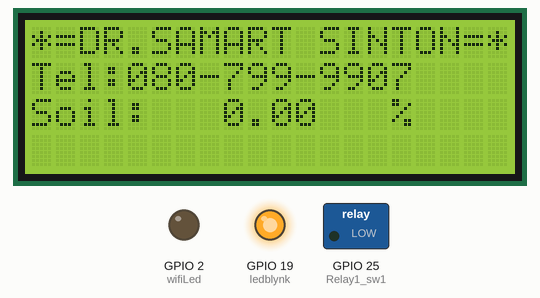
This sketch was run on a simulated ESP32. On the bench: 20×4 character LCD, switched loads named in the sketch (green lamp = pin HIGH), output pins drawn as LEDs (lit = HIGH). WiFi joins after 1.5 s; servers stay silent unless stated; uploads are accepted with an empty reply; what the sketch prints to the serial monitor is not drawn.

Above: at 1.3 s.
At 2.0 s:
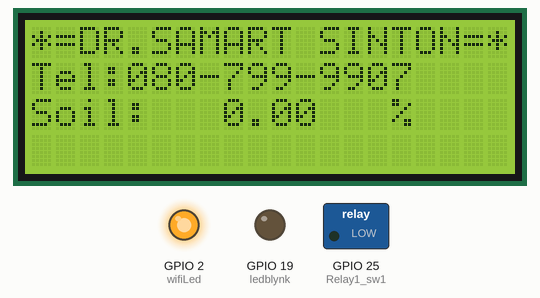
Timing chart, 0 to 3.5 s (numbered marks = the images above):
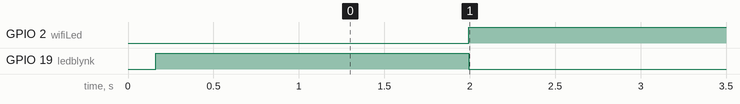

The sketch:

NoEdgent_ESP3201.ino
```cpp
/* Fill-in your Template ID (only if using Blynk.Cloud) */
#define BLYNK_TEMPLATE_ID "TMPL6wKQ7zBA4"
#define BLYNK_TEMPLATE_NAME "Smartfarm"
#define BLYNK_AUTH_TOKEN "t8H7XCWqvNZnhWAkSdshGYI-EPtddw8n"
#define BLYNK_FIRMWARE_VERSION "0.2.0"
bool fetch_blynk_state = true;  //true or false
//#define BLYNK_PRINT Serial
#include <WiFi.h>
#include <WiFiClient.h>
#include <BlynkSimpleEsp32.h>
char auth[] = BLYNK_AUTH_TOKEN;
//============Modbus Master=============//
#include <ModbusMaster.h>
#define RX1 26  //RO,RX
#define TX1 27  //DI,TX
//============Modbus Master=============//
//=============Modbus Object============//
ModbusMaster node1;  //Slave ID1 SoilMoisture
ModbusMaster node2;  //Slave ID2 3IN1 Sensor
ModbusMaster node3;  //Slave ID3 STHEC_NPK Sensor
//=============Modbus Object============//

//=============Simple Timer=============//
#include <SimpleTimer.h>
SimpleTimer timer;
//=============Simple Timer=============//
//================GPIO==================//
#define Relay1_sw1 25
#define Widget_Btn_sw1 V1
#define ledblynk 19
//================GPIO==================//
//V1 SW1-Valve1
//V5 SoilMoisture
//V6 Nitrogen
//V7 Phoporous
//V8 3Photasium
//================LCD 2004==============//
#include <Arduino.h>
#include <Wire.h>
#include <LiquidCrystal_I2C.h>
LiquidCrystal_I2C lcd(0x27, 20, 4);
//SDA21
//SCL22
//================LCD 2004==============//

//=========Your WiFi credentials.========//
// Set password to "" for open networks.
char ssid[] = "smf001";               //แก้ชื่อกับรหัส Wi-Fi
char pass[] = "0814111142";
int wifiFlag = 0;
#define wifiLed 2  //D2
unsigned long previousMillis = 0;
unsigned long interval = 30000;
//=========Your WiFi credentials.========//

//============Senddata2GGSheet===========//
#include <WiFi.h>
#include <HTTPClient.h>
const char *host = "script.google.com";
const char *httpsPort = "443";
String GAS_ID = "AKfycbxGHyFO9E0BQG9S5Og4aarUn7tZlkTPM5alsonovH_jrBFGYjMdwFKVu0mwRvjg0koGvw";  //Google Script id from deploy app
//============Senddata2GGSheet===========//

//============Wi-Fi Connection===========//
void initWiFi() {
  WiFi.mode(WIFI_STA);
  WiFi.begin(ssid, pass);
  Serial.print("Connecting to WiFi ..");
  if (WiFi.status() != WL_CONNECTED) {
    Serial.print('.');
  }
  Serial.println(WiFi.localIP());
}
//============Wi-Fi Connection===========//
//============Setup Function=============//
void setup() {
  Serial.begin(9600);
  Serial2.begin(9600, SERIAL_8N1, RX1, TX1);  //RX1=16,TX1=17
  node1.begin(1, Serial2);                    //SoilMoisture Slave ID1
  node2.begin(2, Serial2);                    //3IN1 Slave ID2
  node3.begin(3, Serial2);                    //STHEC_NPK Slave ID3
  delay(100);

  //LCD 2004
  // initialize LCD
  lcd.begin();
  // turn on LCD backlight
  lcd.backlight();

  // Setup Pin Mode
  pinMode(Relay1_sw1, OUTPUT);  // ESP32 PIN GPIO25
  pinMode(ledblynk, OUTPUT);    // ESP32 PIN GPIO19
  pinMode(wifiLed, OUTPUT);     // ESP32 PIN GPIO2

  // Set Defult Relay Status
  digitalWrite(Relay1_sw1, LOW);  // ESP32 PIN GPIO25
  digitalWrite(ledblynk, HIGH);   // ESP32 PIN GPIO19

  initWiFi();
  Serial.print("RSSI: ");
  Serial.println(WiFi.RSSI());

  timer.setInterval(10000L, checkBlynkStatus);  // check if Blynk server is connected every 10 seconds
  timer.setInterval(5000L, SoilMoisture01);
  timer.setInterval(5000L, NPK);
  timer.setInterval(10000L, GzwsSensorData);
  timer.setInterval(30000L, sendData2GGSheet);

  Blynk.config(auth);
  delay(1000);

  if (!fetch_blynk_state) {
    //Blynk.virtualWrite(V1, HIGH);
    //Blynk.virtualWrite(V2, HIGH);
  }
}
//============Setup Function=============//

//============Wi-Fi Connection===========//

//=====Check Blynk connected Status======//
void checkBlynkStatus() {  // called every 10 seconds by SimpleTimer
  bool isconnected = Blynk.connected();
  if (isconnected == false) {
    wifiFlag = 1;
    Serial.println("Blynk Not Connected");
    digitalWrite(wifiLed, LOW);
  }
  if (isconnected == true) {
    wifiFlag = 0;
    if (!fetch_blynk_state) {
      digitalWrite(wifiLed, HIGH);
    }
  }
}
//=====Check Blynk connected Status======//

//============Blynk Connected============//
BLYNK_CONNECTED() {
  // Request the latest state from the server
  if (fetch_blynk_state) {
    digitalWrite(wifiLed, HIGH);
    digitalWrite(ledblynk, LOW);
    Blynk.syncAll();
  }
}
//============Blynk Connected============//

//=======SoilMoisture Sensor============//
void SoilMoisture01() {
  uint8_t result;
  float soil_01 = (node1.getResponseBuffer(2) / 10.0f);

  Serial.println("Get Soil Moisture Data");
  result = node1.readHoldingRegisters(0x0000, 3);  // Read 2 registers starting at 1)
  if (result == node1.ku8MBSuccess) {
    Serial.print("Soil Moisture Sensor: ");
    Serial.println(node1.getResponseBuffer(2) / 10.0f);
  }
  delay(100);
  Blynk.virtualWrite(V5, soil_01);
}
//=======SoilMoisture Sensor============//

//======GZWS Humi&Temp and Light=======//
void GzwsSensorData() {
  //======node2 Slave ID 2======//
  uint8_t result1;
  float humi1 = (node2.getResponseBuffer(0) / 10.0f);
  float temp1 = (node2.getResponseBuffer(1) / 10.0f);
  float light1 = (node2.getResponseBuffer(2));
  float light_per1;
  Serial.println("GZWS Data1");
  result1 = node2.readHoldingRegisters(0x0000, 3);  // Read 3 registers starting at 1)
  if (result1 == node2.ku8MBSuccess) {
    Serial.print("Humi1: ");
    Serial.println(node2.getResponseBuffer(0) / 10.0f);
    Serial.print("Temp1: ");
    Serial.println(node2.getResponseBuffer(1) / 10.0f);
    light_per1 = (light1 = node2.getResponseBuffer(2));
    light_per1 = map(light_per1, 0, 65535, 0, 100);
    Serial.print("Light1: ");
    Serial.println(light_per1);
  }
  delay(1000);
  //Blynk.virtualWrite(V6, humi1);
  //Blynk.virtualWrite(V7, temp1);
  //Blynk.virtualWrite(V8, light_per1);
}
//======GZWS Humi&Temp and Light=======//

//========STHEC_NPK Sensor Data========//
void NPK() {
  //======node3 Slave ID 3======//
  uint8_t result1;
  float soil_6in1 = (node3.getResponseBuffer(0) / 10.0f);
  float soiltemp_6in1 = (node3.getResponseBuffer(1) / 10.0f);
  float soilec_6in1 = (node3.getResponseBuffer(2));
  float soilph_6in1 = (node3.getResponseBuffer(3) / 10.0f);
  float soilnit_6in1 = (node3.getResponseBuffer(5));
  float soilpho_6in1 = (node3.getResponseBuffer(6));
  float soilpot_6in1 = (node3.getResponseBuffer(7));

  Serial.println("6IN1 Sensor Data");
  result1 = node3.readHoldingRegisters(0x0000, 8);  // Read 8 registers starting at 1)
  if (result1 == node3.ku8MBSuccess) {
    Serial.print("SoilHumidity: ");
    Serial.println(node3.getResponseBuffer(0) / 10.0f);
    Serial.print("SoilTemperature: ");
    Serial.println(node3.getResponseBuffer(1) / 10.0f);

    Serial.print("SoilEC: ");
    Serial.println(node3.getResponseBuffer(2));

    Serial.print("SoilPh: ");
    Serial.println(node3.getResponseBuffer(3) / 10.0f);

    Serial.print("SoilNitrogen: ");
    Serial.println(node3.getResponseBuffer(5));

    Serial.print("SoilPhosporous: ");
    Serial.println(node3.getResponseBuffer(6));

    Serial.print("SoilPhotasium: ");
    Serial.println(node3.getResponseBuffer(7));
  }
  delay(1000);
  Blynk.virtualWrite(V6, soilnit_6in1);
  Blynk.virtualWrite(V7, soilpho_6in1);
  Blynk.virtualWrite(V8, soilpot_6in1);
}
//========STHEC_NPK Sensor Data========//

//========SendData2GGSheet=============//
void sendData2GGSheet() {
  float soil_01 = (node1.getResponseBuffer(2) / 10.0f);

  float humi1 = (node2.getResponseBuffer(0) / 10.0f);
  float temp1 = (node2.getResponseBuffer(1) / 10.0f);
  float light1 = (node2.getResponseBuffer(2));


  float soil_6in1 = (node3.getResponseBuffer(0) / 10.0f);
  float soiltemp_6in1 = (node3.getResponseBuffer(1) / 10.0f);
  float soilec_6in1 = (node3.getResponseBuffer(2));
  float soilph_6in1 = (node3.getResponseBuffer(3) / 10.0f);
  float soilnit_6in1 = (node3.getResponseBuffer(5));
  float soilpho_6in1 = (node3.getResponseBuffer(6));
  float soilpot_6in1 = (node3.getResponseBuffer(7));

  HTTPClient http;
  String url = "https://script.google.com/macros/s/" + GAS_ID + "/exec?soil1=" + soil_01 + "&nit=" + soilnit_6in1 + "&pho=" + soilpho_6in1 + "&pot=" + soilpot_6in1 + "&temp=" + temp1 + "&humi=" + humi1;
  //Serial.print(url);
  Serial.println("Posting Sensor Data to Google Sheet");
  //---------------------------------------------------------------------
  //starts posting data to google sheet
  http.begin(url.c_str());
  http.setFollowRedirects(HTTPC_STRICT_FOLLOW_REDIRECTS);
  int httpCode = http.GET();
  Serial.print("HTTP Status Code: ");
  Serial.println(httpCode);
  //---------------------------------------------------------------------
  //getting response from google sheet
  String payload;
  if (httpCode > 0) {
    payload = http.getString();
    Serial.println("Payload: " + payload);
  }
  //---------------------------------------------------------------------
  http.end();
}
//========SendData2GGSheet=============//

//==============ON-OFF SW1==============//
BLYNK_WRITE(Widget_Btn_sw1) {
  int valuebtn1 = param.asInt();
  if (valuebtn1 == 1) {
    digitalWrite(Relay1_sw1, HIGH);
  } else {
    digitalWrite(Relay1_sw1, LOW);
  }
}
//==============ON-OFF SW1==============//

//=============Loop Function=============//
void loop() {
  //When push/pop event occured execute component in touch event list

  //Check Wi-Fi connection
  unsigned long currentMillis = millis();
  // if WiFi is down, try reconnecting every CHECK_WIFI_TIME seconds
  if ((WiFi.status() != WL_CONNECTED) && (currentMillis - previousMillis >= interval)) {
    Serial.print(millis());
    Serial.println("Reconnecting to WiFi...");
    WiFi.disconnect();
    WiFi.reconnect();
    previousMillis = currentMillis;
  }

  //LCD 2004
  float soil_01 = (node1.getResponseBuffer(2) / 10.0f);
  lcd.setCursor(0, 0);
  lcd.print("*=DR.SAMART SINTON=*");

  lcd.setCursor(0, 1);
  lcd.print("Tel:080-799-9907");

  lcd.setCursor(0, 2);
  lcd.print("Soil:   ");
  lcd.print(soil_01);
  lcd.setCursor(15, 2);
  lcd.print("%");
  Blynk.run();
  timer.run();
}
//=============Loop Function=============//
```

Measured:
- by itself, GPIO 2 (wifiLed): LOW → HIGH at 2.0 s
- by itself, GPIO 19 (ledblynk): HIGH → LOW at 2.0 s
